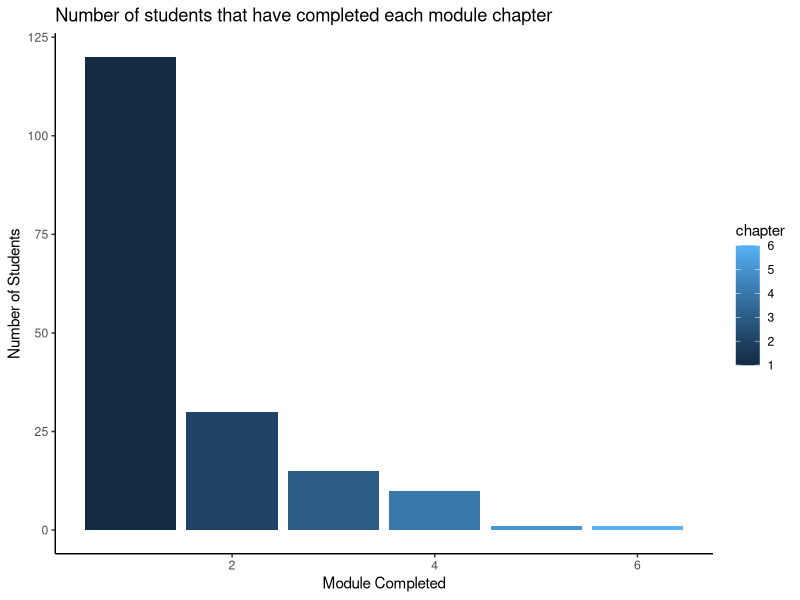
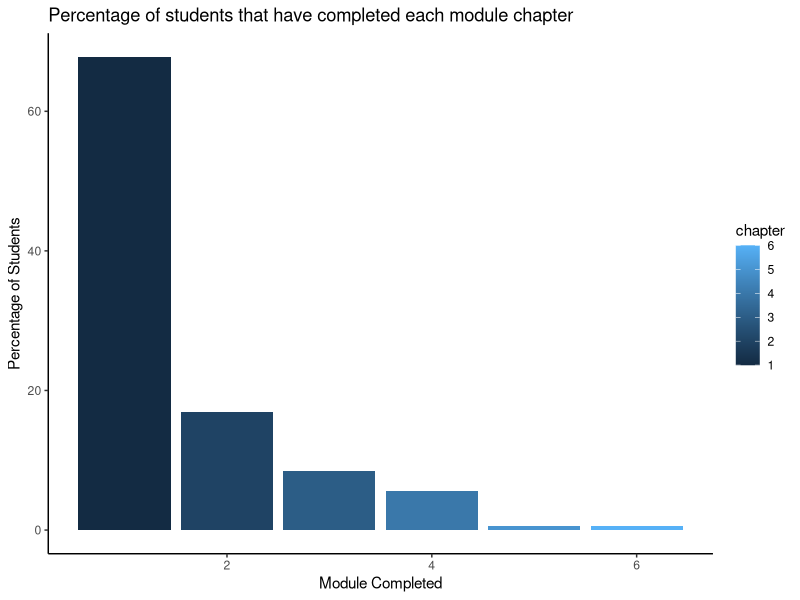

Here is the R script that generated these plots, in order:
## ---- chunk 1
knitr::opts_chunk$set(echo = TRUE)
## ---- chunk 2
library(tidyverse)

## ---- chunk 3
progress <- read_csv("module_progress.csv")
## ---- chunk 4
total <- count(progress)

summary <- progress %>% 
  group_by(chapter) %>% 
  count(chapter) %>% 
  mutate(percent = (n/(total$n))*100)
## ---- chunk 5
plot <- ggplot(summary, aes(x = chapter, y = n, fill = chapter)) +
  geom_col() +
  theme_classic() +
  labs(x = "Module Completed",
       y = "Number of Students",
       title = "Number of students that have completed each module chapter")

plot
## ---- chunk 6
plot <- ggplot(summary, aes(x = chapter, y = percent, fill = chapter)) +
  geom_col() +
  theme_classic() +
  labs(x = "Module Completed",
       y = "Percentage of Students",
       title = "Percentage of students that have completed each module chapter")

plot
